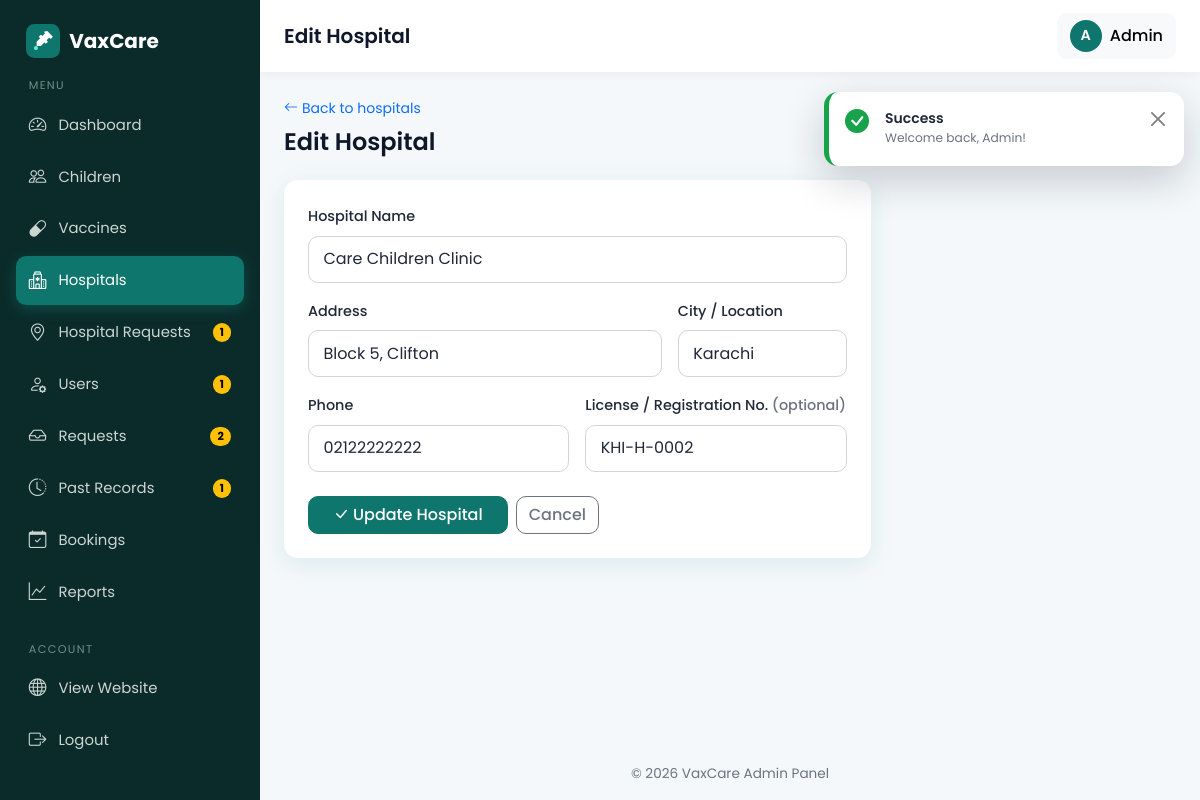
Page /admin/hospital_form.php?id=2 (signed in) on the committed database.
### tables this page shows
CREATE TABLE hospitals (
  id INT AUTO_INCREMENT PRIMARY KEY,
  user_id INT NULL,                          
  hospital_name VARCHAR(150) NOT NULL,
  address VARCHAR(255) NOT NULL,
  location VARCHAR(100) NOT NULL,            
  phone VARCHAR(20),
  license_no VARCHAR(60) NULL,                       
  created_at TIMESTAMP DEFAULT CURRENT_TIMESTAMP,
  FOREIGN KEY (user_id) REFERENCES users(id) ON DELETE SET NULL
);

### admin/hospital_form.php (the view, shortened to what this page needs)
<?php
require_once __DIR__ . '/../config/db.php';
$id     = (int)($_GET['id'] ?? 0);
$isEdit = $id > 0;
$data   = ['hospital_name' => '', 'address' => '', 'location' => '', 'phone' => '', 'license_no' => ''];
if ($isEdit) {
    $stmt = $pdo->prepare('SELECT * FROM hospitals WHERE id = ?');
    $stmt->execute([$id]);
    $row = $stmt->fetch();
    $data = array_map('strval', array_intersect_key($row, $data));
}
$pageTitle  = $isEdit ? 'Edit Hospital' : 'Add Hospital';
require_once __DIR__ . '/../includes/admin_header.php';
?>
<div class="mb-4">
  <a href="<?= BASE_URL ?>/admin/hospitals.php" class="text-decoration-none small">
    <i class="bi bi-arrow-left me-1"></i>Back to hospitals
  </a>
  <h4 class="mt-2 mb-0"><?= e($pageTitle) ?></h4>
</div>
<div class="row">
  <div class="col-lg-8">
    <div class="card">
      <div class="card-body p-4">
        <form method="post" class="needs-validation" novalidate>
          <div class="row g-3">
            <div class="col-12">
              <label for="hospital_name" class="form-label">Hospital Name</label>
              <input type="text" class="form-control" id="hospital_name" name="hospital_name"
                     value="<?= e($data['hospital_name']) ?>" minlength="3" maxlength="150" required>
            </div>
            <div class="col-md-8">
              <label for="address" class="form-label">Address</label>
              <input type="text" class="form-control" id="address" name="address"
                     value="<?= e($data['address']) ?>" required>
            </div>
            <div class="col-md-4">
              <label for="location" class="form-label">City / Location</label>
              <input type="text" class="form-control" id="location" name="location"
                     value="<?= e($data['location']) ?>" required>
            </div>
            <div class="col-md-6">
              <label for="phone" class="form-label">Phone</label>
              <input type="tel" class="form-control" id="phone" name="phone"
                     value="<?= e($data['phone']) ?>" pattern="[0-9+\-\s]{10,15}" required>
            </div>
            <div class="col-md-6">
              <label for="license_no" class="form-label">License / Registration No. <span class="text-muted">(optional)</span></label>
              <input type="text" class="form-control" id="license_no" name="license_no"
                     value="<?= e($data['license_no']) ?>" maxlength="60">
            </div>
          </div>
          <div class="mt-4 d-flex gap-2">
            <button type="submit" class="btn btn-primary px-4">
              <i class="bi bi-check-lg me-1"></i><?= $isEdit ? 'Update Hospital' : 'Save Hospital' ?>
            </button>
            <a href="<?= BASE_URL ?>/admin/hospitals.php" class="btn btn-outline-secondary">Cancel</a>
          </div>
        </form>
      </div>
    </div>
  </div>
</div>
<?php require_once __DIR__ . '/../includes/admin_footer.php'; ?>

### assets/css/style.css (style rules this page uses)
:root { --brand: #0f766e; --brand-dark: #115e59; --brand-light: #ccfbf1; --accent: #2563eb; --bg: #f4f8fa; --text: #1f2937; --muted: #6b7280; --radius: 14px; --shadow: 0 6px 24px rgba(15, 118, 110, 0.10); --bs-primary: #0f766e; --bs-primary-rgb: 15, 118, 110; --bs-link-color: #0f766e; --bs-link-hover-color: #115e59; --bs-body-font-family: 'Poppins', system-ui, sans-serif; --bs-body-color: var(--text); }
html { scroll-behavior: smooth; }
body { font-family: 'Poppins', system-ui, sans-serif; background: var(--bg); color: var(--text); min-height: 100vh; display: flex; flex-direction: column; }
h1, h2, h3, h4, h5, h6 { font-weight: 600; color: #0f172a; }
.text-muted { color: var(--muted) !important; }
.btn { border-radius: 10px; font-weight: 500; transition: all .2s ease; }
.btn-primary { --bs-btn-bg: var(--brand); --bs-btn-border-color: var(--brand); --bs-btn-hover-bg: var(--brand-dark); --bs-btn-hover-border-color: var(--brand-dark); --bs-btn-active-bg: var(--brand-dark); --bs-btn-active-border-color: var(--brand-dark); --bs-btn-disabled-bg: var(--brand); --bs-btn-disabled-border-color: var(--brand); }
.card { border: 0; border-radius: var(--radius); box-shadow: var(--shadow); }
.form-control, .form-select { border-radius: 10px; padding: .65rem .9rem; border: 1px solid #d1d5db; }
.form-label { font-weight: 500; font-size: .9rem; }
body.admin-body { display: block; background: var(--bg); }
:root { --bs-primary-bg-subtle: #ccfbf1; --bs-primary-text-emphasis: #0f766e; }
html { scroll-padding-top: 80px; }

### rows in the picture
hospitals: hospital_name "Care Children Clinic", address "Block 5, Clifton", location "Karachi", phone "02122222222", license_no "KHI-H-0002"

### other values in the picture
APP_NAME "VaxCare"
$label "Dashboard"
$label "Children"
$label "Vaccines"
$label "Hospitals"
$label "Hospital Requests"
$badges[$file] "1"
$label "Users"
$label "Requests"
$badges[$file] "2"
$label "Past Records"
$label "Bookings"
$label "Reports"
$pageTitle "Edit Hospital"
mb_strtoupper(mb_substr($_SESSION['name'] ?? 'A', 0, 1)) "A"
